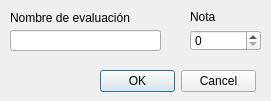
<?xml version="1.0" encoding="UTF-8"?>
<ui version="4.0">
 <class>AgreEval</class>
 <widget class="QDialog" name="AgreEval">
  <property name="geometry">
   <rect>
    <x>0</x>
    <y>0</y>
    <width>271</width>
    <height>101</height>
   </rect>
  </property>
  <property name="windowTitle">
   <string>Agregar Evaluación</string>
  </property>
  <widget class="QLabel" name="label">
   <property name="geometry">
    <rect>
     <x>10</x>
     <y>10</y>
     <width>151</width>
     <height>16</height>
    </rect>
   </property>
   <property name="text">
    <string>Nombre de evaluación</string>
   </property>
  </widget>
  <widget class="QLabel" name="label_2">
   <property name="geometry">
    <rect>
     <x>190</x>
     <y>10</y>
     <width>46</width>
     <height>13</height>
    </rect>
   </property>
   <property name="text">
    <string>Nota</string>
   </property>
  </widget>
  <widget class="QDialogButtonBox" name="buttonBox">
   <property name="geometry">
    <rect>
     <x>100</x>
     <y>70</y>
     <width>156</width>
     <height>23</height>
    </rect>
   </property>
   <property name="standardButtons">
    <set>QDialogButtonBox::Cancel|QDialogButtonBox::Ok</set>
   </property>
  </widget>
  <widget class="QSpinBox" name="spinBox">
   <property name="geometry">
    <rect>
     <x>190</x>
     <y>30</y>
     <width>71</width>
     <height>21</height>
    </rect>
   </property>
   <property name="minimum">
    <number>0</number>
   </property>
   <property name="maximum">
    <number>100</number>
   </property>
  </widget>
  <widget class="QLineEdit" name="lineEdit">
   <property name="geometry">
    <rect>
     <x>10</x>
     <y>30</y>
     <width>151</width>
     <height>21</height>
    </rect>
   </property>
  </widget>
 </widget>
 <tabstops>
  <tabstop>lineEdit</tabstop>
  <tabstop>spinBox</tabstop>
  <tabstop>buttonBox</tabstop>
 </tabstops>
 <resources/>
 <connections/>
</ui>
